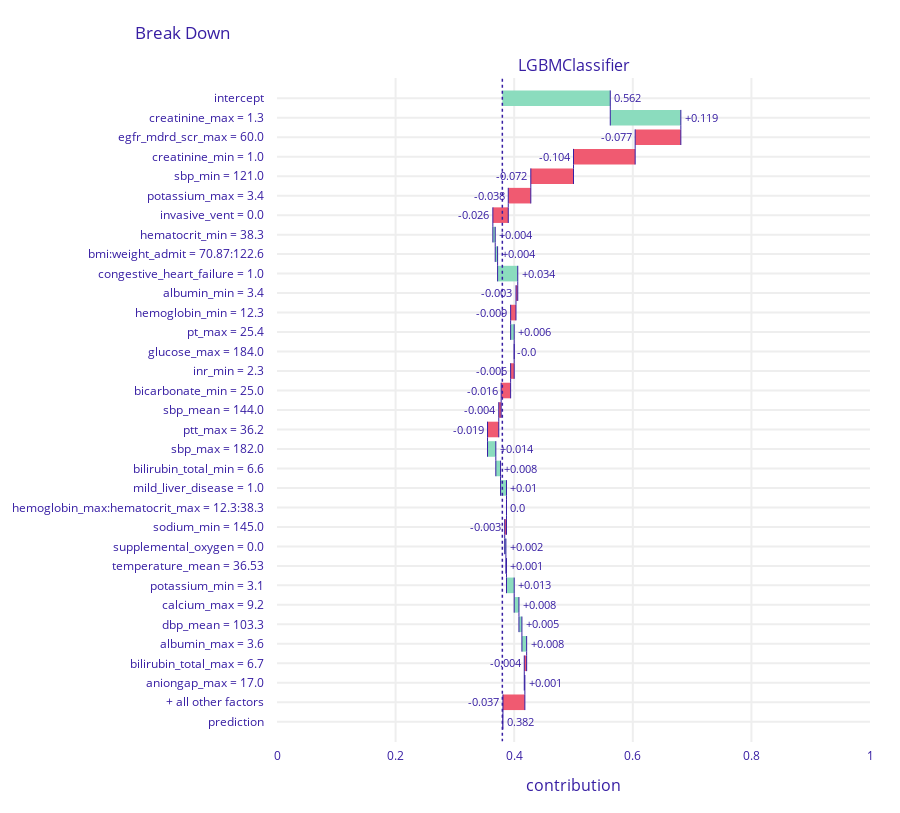
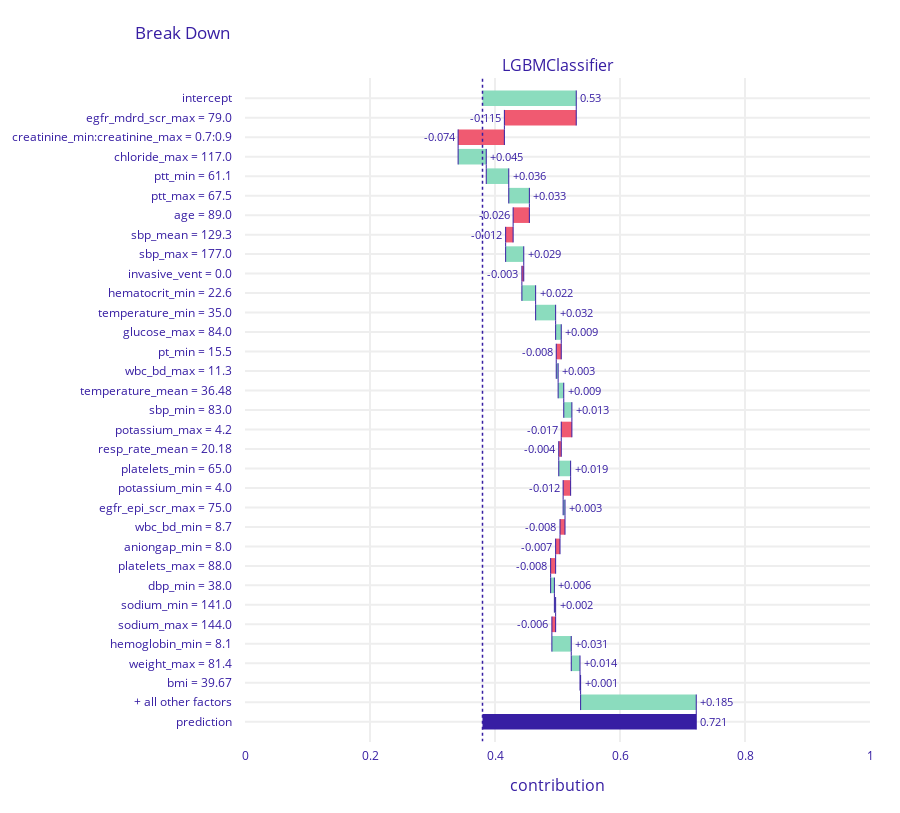
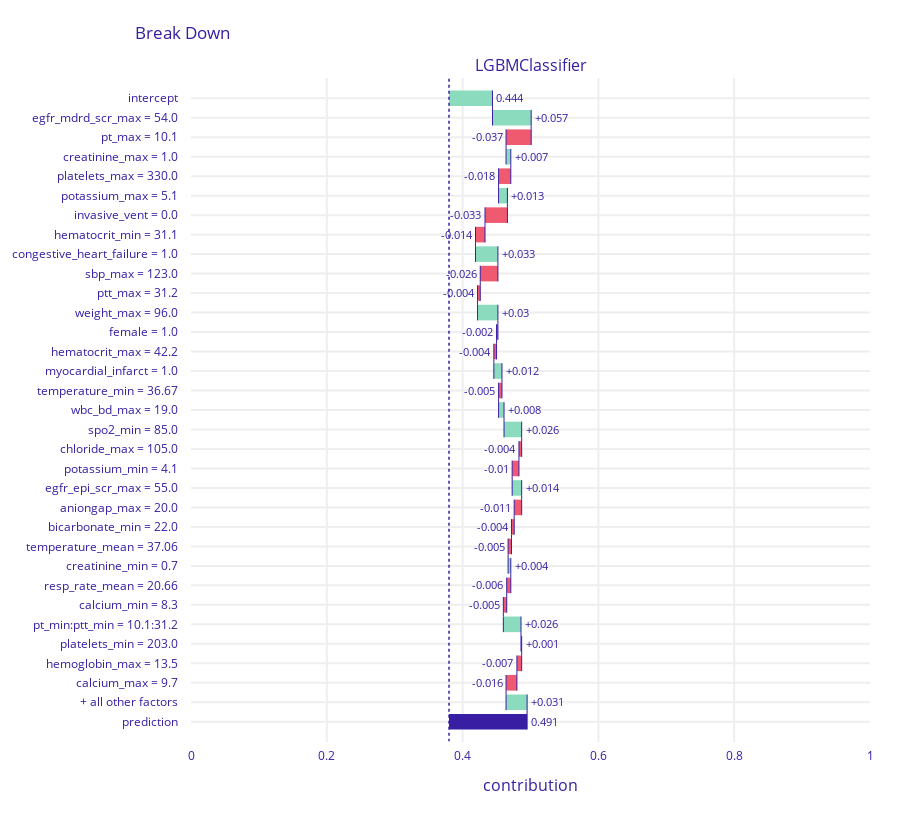
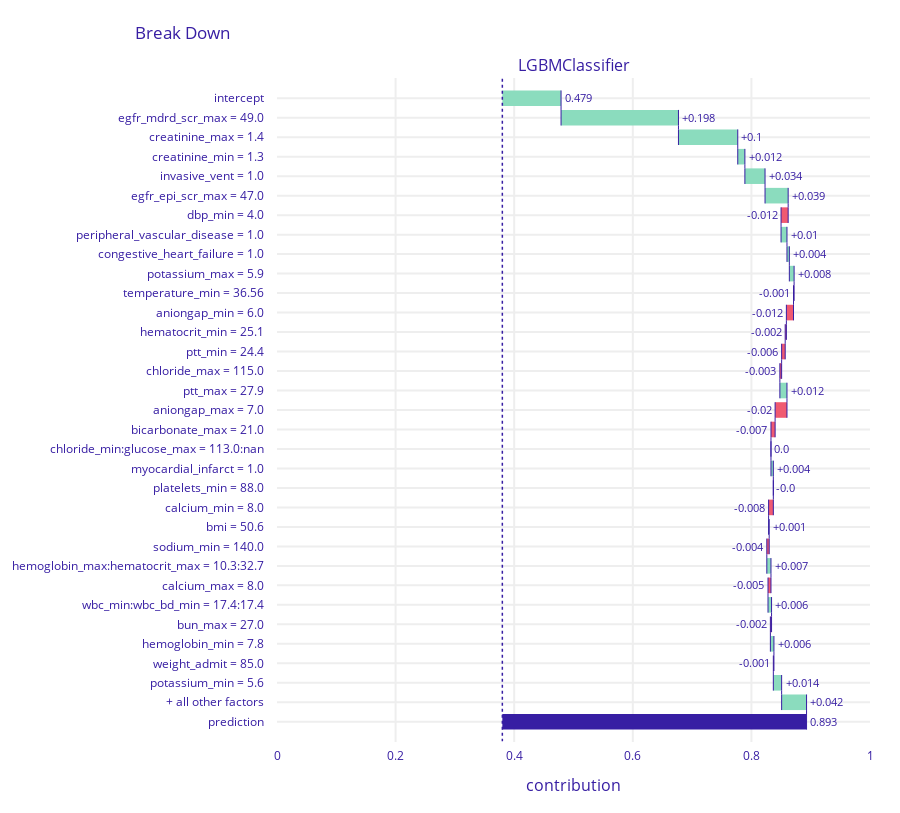

Source (notebook cell) for these figures, in order:
### Markdown cell above
## Break-down plot using Dalex

### Code cell
import random
random.seed(42)
rand_list = random.sample(range(0, df_FP.shape[0]), 10)

clf_threshold = 0.38
import dalex as dx

# error_df = {"df_TN":df_TN, "df_FP":df_FP, "df_TP":df_TP, "df_FN":df_FN}
error_df = {"df_FP":df_FP}

for k,df in error_df.items():
    df_shap = df.drop(['y_pred','y_actual','error_category'], axis=1)

    for row_number in rand_list:
        print("Using DALEX on false positive instance with row number: "+str(row_number))
        exp.predict_parts(df_shap.iloc[[row_number]], N=100).plot(min_max=[0,1], max_vars=30, baseline=clf_threshold)

### Figure 1 — Plotly figure (JSON) as saved in the notebook; plotly's stock layout.template omitted (floating-point values rounded to 4 significant figures)
{"data": [{"base": 0.38, "connector": {"line": {"color": "#371ea3", "dash": "solid", "width": 1}, "mode": "spanning"}, "decreasing": {"marker": {"color": "#f05a71"}}, "hoverinfo": "text+delta", "hoverlabel": {"bgcolor": "rgba(0,0,0,0.8)"}, "hovertext": ["Average response: 0.562<br>Prediction: 0.382", "creatinine_max = 1.3<br>increases average response by", "egfr_mdrd_scr_max = 60.0<br>decreases average response by", "creatinine_min = 1.0<br>decreases average response by", "sbp_min = 121.0<br>decreases average response by", "potassium_max = 3.4<br>decreases average response by", "invasive_vent = 0.0<br>decreases average response by", "hematocrit_min = 38.3<br>increases average response by", "bmi:weight_admit = 70.87:122.6<br>increases average response by", "congestive_heart_failure = 1.0<br>increases average response by", "albumin_min = 3.4<br>decreases average response by", "hemoglobin_min = 12.3<br>decreases average response by", "pt_max = 25.4<br>increases average response by", "glucose_max = 184.0<br>decreases average response by", "inr_min = 2.3<br>decreases average response by", "bicarbonate_min = 25.0<br>decreases average response by", "sbp_mean = 144.0<br>decreases average response by", "ptt_max = 36.2<br>decreases average response by", "sbp_max = 182.0<br>increases average response by", "bilirubin_total_min = 6.6<br>increases average response by", "mild_liver_disease = 1.0<br>increases average response by", "hemoglobin_max:hematocrit_max = 12.3:38.3<br>decreases average response by", "sodium_min = 145.0<br>decreases average response by", "supplemental_oxygen = 0.0<br>increases average response by", "temperature_mean = 36.53<br>increases average response by", "potassium_min = 3.1<br>increases average response by", "calcium_max = 9.2<br>increases average response by", "dbp_mean = 103.3<br>increases average response by", "albumin_max = 3.6<br>increases average response by", "bilirubin_total_max = 6.7<br>decreases average response by", "aniongap_max = 17.0<br>increases average response by", "+ all other factors<br>decreases average response by", "Average response: 0.562<br>Prediction: 0.382"], "increasing": {"marker": {"color": "#8bdcbe"}}, "measure": ["relative", "relative", "relative", "relative", "relative", "relative", "relative", "relative", "relative", "relative", "relative", "relative", "relative", "relative", "relative", "relative", "relative", "relative", "relative", "relative", "relative", "relative", "relative", "relative", "relative", "relative", "relative", "relative", "relative", "relative", "relative", "relative", "total"], "orientation": "h", "showlegend": false, "text": ["0.562", "+0.119", "-0.077", "-0.104", "-0.072", "-0.038", "-0.026", "+0.004", "+0.004", "+0.034", "-0.003", "-0.009", "+0.006", "-0.0", "-0.006", "-0.016", "-0.004", "-0.019", "+0.014", "+0.008", "+0.01", "0.0", "-0.003", "+0.002", "+0.001", "+0.013", "+0.008", "+0.005", "+0.008", "-0.004", "+0.001", "-0.037", "0.382"], "textposition": "outside", "totals": {"marker": {"color": "#371ea3"}}, "type": "waterfall", "x": [0.182, 0.119, -0.077, -0.104, -0.072, -0.038, -0.026, 0.004, 0.004, 0.034, -0.003, -0.009, 0.006, 0, -0.006, -0.016, -0.004, -0.019, 0.014, 0.008, 0.01, 0, -0.003, 0.002, 0.001, 0.013, 0.008, 0.005, 0.008, -0.004, 0.001, -0.037, 0.002], "xaxis": "x", "y": ["intercept", "creatinine_max = 1.3", "egfr_mdrd_scr_max = 60.0", "creatinine_min = 1.0", "sbp_min = 121.0", "potassium_max = 3.4", "invasive_vent = 0.0", "hematocrit_min = 38.3", "bmi:weight_admit = 70.87:122.6", "congestive_heart_failure = 1.0", "albumin_min = 3.4", "hemoglobin_min = 12.3", "pt_max = 25.4", "glucose_max = 184.0", "inr_min = 2.3", "bicarbonate_min = 25.0", "sbp_mean = 144.0", "ptt_max = 36.2", "sbp_max = 182.0", "bilirubin_total_min = 6.6", "mild_liver_disease = 1.0", "hemoglobin_max:hematocrit_max = 12.3:38.3", "sodium_min = 145.0", "supplemental_oxygen = 0.0", "temperature_mean = 36.53", "potassium_min = 3.1", "calcium_max = 9.2", "dbp_mean = 103.3", "albumin_max = 3.6", "bilirubin_total_max = 6.7", "aniongap_max = 17.0", "+ all other factors", "prediction"], "yaxis": "y"}], "layout": {"annotations": [{"font": {"size": 16}, "showarrow": false, "text": "LGBMClassifier", "x": 0.5, "xanchor": "center", "xref": "paper", "y": 1, "yanchor": "bottom", "yref": "paper"}, {"font": {"size": 16}, "showarrow": false, "text": "contribution", "x": 0.5, "xanchor": "center", "xref": "paper", "y": 0, "yanchor": "top", "yref": "paper", "yshift": -30}], "font": {"color": "#371ea3"}, "height": 813, "margin": {"b": 71, "r": 30, "t": 78}, "shapes": [{"line": {"color": "#371ea3", "dash": "dot", "width": 1.5}, "type": "line", "x0": 0.38, "x1": 0.38, "xref": "x", "y0": -1, "y1": 33, "yref": "y"}], "title": {"text": "Break Down", "x": 0.15}, "xaxis": {"anchor": "y", "automargin": true, "domain": [0, 1], "fixedrange": true, "gridwidth": 2, "range": [0, 1], "tickcolor": "white", "ticklen": 3, "ticks": "outside", "type": "linear", "zeroline": false}, "yaxis": {"anchor": "x", "automargin": true, "autorange": "reversed", "domain": [0, 1], "fixedrange": true, "gridwidth": 2, "tickcolor": "white", "ticklen": 10, "ticks": "outside", "type": "category"}}}

### Figure 2 — Plotly figure (JSON) as saved in the notebook; plotly's stock layout.template omitted (floating-point values rounded to 4 significant figures)
{"data": [{"base": 0.38, "connector": {"line": {"color": "#371ea3", "dash": "solid", "width": 1}, "mode": "spanning"}, "decreasing": {"marker": {"color": "#f05a71"}}, "hoverinfo": "text+delta", "hoverlabel": {"bgcolor": "rgba(0,0,0,0.8)"}, "hovertext": ["Average response: 0.53<br>Prediction: 0.721", "egfr_mdrd_scr_max = 79.0<br>decreases average response by", "creatinine_min:creatinine_max = 0.7:0.9<br>decreases average response by", "chloride_max = 117.0<br>increases average response by", "ptt_min = 61.1<br>increases average response by", "ptt_max = 67.5<br>increases average response by", "age = 89.0<br>decreases average response by", "sbp_mean = 129.3<br>decreases average response by", "sbp_max = 177.0<br>increases average response by", "invasive_vent = 0.0<br>decreases average response by", "hematocrit_min = 22.6<br>increases average response by", "temperature_min = 35.0<br>increases average response by", "glucose_max = 84.0<br>increases average response by", "pt_min = 15.5<br>decreases average response by", "wbc_bd_max = 11.3<br>increases average response by", "temperature_mean = 36.48<br>increases average response by", "sbp_min = 83.0<br>increases average response by", "potassium_max = 4.2<br>decreases average response by", "resp_rate_mean = 20.18<br>decreases average response by", "platelets_min = 65.0<br>increases average response by", "potassium_min = 4.0<br>decreases average response by", "egfr_epi_scr_max = 75.0<br>increases average response by", "wbc_bd_min = 8.7<br>decreases average response by", "aniongap_min = 8.0<br>decreases average response by", "platelets_max = 88.0<br>decreases average response by", "dbp_min = 38.0<br>increases average response by", "sodium_min = 141.0<br>increases average response by", "sodium_max = 144.0<br>decreases average response by", "hemoglobin_min = 8.1<br>increases average response by", "weight_max = 81.4<br>increases average response by", "bmi = 39.67<br>increases average response by", "+ all other factors<br>increases average response by", "Average response: 0.53<br>Prediction: 0.721"], "increasing": {"marker": {"color": "#8bdcbe"}}, "measure": ["relative", "relative", "relative", "relative", "relative", "relative", "relative", "relative", "relative", "relative", "relative", "relative", "relative", "relative", "relative", "relative", "relative", "relative", "relative", "relative", "relative", "relative", "relative", "relative", "relative", "relative", "relative", "relative", "relative", "relative", "relative", "relative", "total"], "orientation": "h", "showlegend": false, "text": ["0.53", "-0.115", "-0.074", "+0.045", "+0.036", "+0.033", "-0.026", "-0.012", "+0.029", "-0.003", "+0.022", "+0.032", "+0.009", "-0.008", "+0.003", "+0.009", "+0.013", "-0.017", "-0.004", "+0.019", "-0.012", "+0.003", "-0.008", "-0.007", "-0.008", "+0.006", "+0.002", "-0.006", "+0.031", "+0.014", "+0.001", "+0.185", "0.721"], "textposition": "outside", "totals": {"marker": {"color": "#371ea3"}}, "type": "waterfall", "x": [0.15, -0.115, -0.074, 0.045, 0.036, 0.033, -0.026, -0.012, 0.029, -0.003, 0.022, 0.032, 0.009, -0.008, 0.003, 0.009, 0.013, -0.017, -0.004, 0.019, -0.012, 0.003, -0.008, -0.007, -0.008, 0.006, 0.002, -0.006, 0.031, 0.014, 0.001, 0.185, 0.341], "xaxis": "x", "y": ["intercept", "egfr_mdrd_scr_max = 79.0", "creatinine_min:creatinine_max = 0.7:0.9", "chloride_max = 117.0", "ptt_min = 61.1", "ptt_max = 67.5", "age = 89.0", "sbp_mean = 129.3", "sbp_max = 177.0", "invasive_vent = 0.0", "hematocrit_min = 22.6", "temperature_min = 35.0", "glucose_max = 84.0", "pt_min = 15.5", "wbc_bd_max = 11.3", "temperature_mean = 36.48", "sbp_min = 83.0", "potassium_max = 4.2", "resp_rate_mean = 20.18", "platelets_min = 65.0", "potassium_min = 4.0", "egfr_epi_scr_max = 75.0", "wbc_bd_min = 8.7", "aniongap_min = 8.0", "platelets_max = 88.0", "dbp_min = 38.0", "sodium_min = 141.0", "sodium_max = 144.0", "hemoglobin_min = 8.1", "weight_max = 81.4", "bmi = 39.67", "+ all other factors", "prediction"], "yaxis": "y"}], "layout": {"annotations": [{"font": {"size": 16}, "showarrow": false, "text": "LGBMClassifier", "x": 0.5, "xanchor": "center", "xref": "paper", "y": 1, "yanchor": "bottom", "yref": "paper"}, {"font": {"size": 16}, "showarrow": false, "text": "contribution", "x": 0.5, "xanchor": "center", "xref": "paper", "y": 0, "yanchor": "top", "yref": "paper", "yshift": -30}], "font": {"color": "#371ea3"}, "height": 813, "margin": {"b": 71, "r": 30, "t": 78}, "shapes": [{"line": {"color": "#371ea3", "dash": "dot", "width": 1.5}, "type": "line", "x0": 0.38, "x1": 0.38, "xref": "x", "y0": -1, "y1": 33, "yref": "y"}], "title": {"text": "Break Down", "x": 0.15}, "xaxis": {"anchor": "y", "automargin": true, "domain": [0, 1], "fixedrange": true, "gridwidth": 2, "range": [0, 1], "tickcolor": "white", "ticklen": 3, "ticks": "outside", "type": "linear", "zeroline": false}, "yaxis": {"anchor": "x", "automargin": true, "autorange": "reversed", "domain": [0, 1], "fixedrange": true, "gridwidth": 2, "tickcolor": "white", "ticklen": 10, "ticks": "outside", "type": "category"}}}

### Figure 3 — Plotly figure (JSON) as saved in the notebook; plotly's stock layout.template omitted (floating-point values rounded to 4 significant figures)
{"data": [{"base": 0.38, "connector": {"line": {"color": "#371ea3", "dash": "solid", "width": 1}, "mode": "spanning"}, "decreasing": {"marker": {"color": "#f05a71"}}, "hoverinfo": "text+delta", "hoverlabel": {"bgcolor": "rgba(0,0,0,0.8)"}, "hovertext": ["Average response: 0.444<br>Prediction: 0.491", "egfr_mdrd_scr_max = 54.0<br>increases average response by", "pt_max = 10.1<br>decreases average response by", "creatinine_max = 1.0<br>increases average response by", "platelets_max = 330.0<br>decreases average response by", "potassium_max = 5.1<br>increases average response by", "invasive_vent = 0.0<br>decreases average response by", "hematocrit_min = 31.1<br>decreases average response by", "congestive_heart_failure = 1.0<br>increases average response by", "sbp_max = 123.0<br>decreases average response by", "ptt_max = 31.2<br>decreases average response by", "weight_max = 96.0<br>increases average response by", "female = 1.0<br>decreases average response by", "hematocrit_max = 42.2<br>decreases average response by", "myocardial_infarct = 1.0<br>increases average response by", "temperature_min = 36.67<br>decreases average response by", "wbc_bd_max = 19.0<br>increases average response by", "spo2_min = 85.0<br>increases average response by", "chloride_max = 105.0<br>decreases average response by", "potassium_min = 4.1<br>decreases average response by", "egfr_epi_scr_max = 55.0<br>increases average response by", "aniongap_max = 20.0<br>decreases average response by", "bicarbonate_min = 22.0<br>decreases average response by", "temperature_mean = 37.06<br>decreases average response by", "creatinine_min = 0.7<br>increases average response by", "resp_rate_mean = 20.66<br>decreases average response by", "calcium_min = 8.3<br>decreases average response by", "pt_min:ptt_min = 10.1:31.2<br>increases average response by", "platelets_min = 203.0<br>increases average response by", "hemoglobin_max = 13.5<br>decreases average response by", "calcium_max = 9.7<br>decreases average response by", "+ all other factors<br>increases average response by", "Average response: 0.444<br>Prediction: 0.491"], "increasing": {"marker": {"color": "#8bdcbe"}}, "measure": ["relative", "relative", "relative", "relative", "relative", "relative", "relative", "relative", "relative", "relative", "relative", "relative", "relative", "relative", "relative", "relative", "relative", "relative", "relative", "relative", "relative", "relative", "relative", "relative", "relative", "relative", "relative", "relative", "relative", "relative", "relative", "relative", "total"], "orientation": "h", "showlegend": false, "text": ["0.444", "+0.057", "-0.037", "+0.007", "-0.018", "+0.013", "-0.033", "-0.014", "+0.033", "-0.026", "-0.004", "+0.03", "-0.002", "-0.004", "+0.012", "-0.005", "+0.008", "+0.026", "-0.004", "-0.01", "+0.014", "-0.011", "-0.004", "-0.005", "+0.004", "-0.006", "-0.005", "+0.026", "+0.001", "-0.007", "-0.016", "+0.031", "0.491"], "textposition": "outside", "totals": {"marker": {"color": "#371ea3"}}, "type": "waterfall", "x": [0.064, 0.057, -0.037, 0.007, -0.018, 0.013, -0.033, -0.014, 0.033, -0.026, -0.004, 0.03, -0.002, -0.004, 0.012, -0.005, 0.008, 0.026, -0.004, -0.01, 0.014, -0.011, -0.004, -0.005, 0.004, -0.006, -0.005, 0.026, 0.001, -0.007, -0.016, 0.031, 0.111], "xaxis": "x", "y": ["intercept", "egfr_mdrd_scr_max = 54.0", "pt_max = 10.1", "creatinine_max = 1.0", "platelets_max = 330.0", "potassium_max = 5.1", "invasive_vent = 0.0", "hematocrit_min = 31.1", "congestive_heart_failure = 1.0", "sbp_max = 123.0", "ptt_max = 31.2", "weight_max = 96.0", "female = 1.0", "hematocrit_max = 42.2", "myocardial_infarct = 1.0", "temperature_min = 36.67", "wbc_bd_max = 19.0", "spo2_min = 85.0", "chloride_max = 105.0", "potassium_min = 4.1", "egfr_epi_scr_max = 55.0", "aniongap_max = 20.0", "bicarbonate_min = 22.0", "temperature_mean = 37.06", "creatinine_min = 0.7", "resp_rate_mean = 20.66", "calcium_min = 8.3", "pt_min:ptt_min = 10.1:31.2", "platelets_min = 203.0", "hemoglobin_max = 13.5", "calcium_max = 9.7", "+ all other factors", "prediction"], "yaxis": "y"}], "layout": {"annotations": [{"font": {"size": 16}, "showarrow": false, "text": "LGBMClassifier", "x": 0.5, "xanchor": "center", "xref": "paper", "y": 1, "yanchor": "bottom", "yref": "paper"}, {"font": {"size": 16}, "showarrow": false, "text": "contribution", "x": 0.5, "xanchor": "center", "xref": "paper", "y": 0, "yanchor": "top", "yref": "paper", "yshift": -30}], "font": {"color": "#371ea3"}, "height": 813, "margin": {"b": 71, "r": 30, "t": 78}, "shapes": [{"line": {"color": "#371ea3", "dash": "dot", "width": 1.5}, "type": "line", "x0": 0.38, "x1": 0.38, "xref": "x", "y0": -1, "y1": 33, "yref": "y"}], "title": {"text": "Break Down", "x": 0.15}, "xaxis": {"anchor": "y", "automargin": true, "domain": [0, 1], "fixedrange": true, "gridwidth": 2, "range": [0, 1], "tickcolor": "white", "ticklen": 3, "ticks": "outside", "type": "linear", "zeroline": false}, "yaxis": {"anchor": "x", "automargin": true, "autorange": "reversed", "domain": [0, 1], "fixedrange": true, "gridwidth": 2, "tickcolor": "white", "ticklen": 10, "ticks": "outside", "type": "category"}}}

### Figure 4 — Plotly figure (JSON) as saved in the notebook; plotly's stock layout.template omitted (floating-point values rounded to 4 significant figures)
{"data": [{"base": 0.38, "connector": {"line": {"color": "#371ea3", "dash": "solid", "width": 1}, "mode": "spanning"}, "decreasing": {"marker": {"color": "#f05a71"}}, "hoverinfo": "text+delta", "hoverlabel": {"bgcolor": "rgba(0,0,0,0.8)"}, "hovertext": ["Average response: 0.479<br>Prediction: 0.893", "egfr_mdrd_scr_max = 49.0<br>increases average response by", "creatinine_max = 1.4<br>increases average response by", "creatinine_min = 1.3<br>increases average response by", "invasive_vent = 1.0<br>increases average response by", "egfr_epi_scr_max = 47.0<br>increases average response by", "dbp_min = 4.0<br>decreases average response by", "peripheral_vascular_disease = 1.0<br>increases average response by", "congestive_heart_failure = 1.0<br>increases average response by", "potassium_max = 5.9<br>increases average response by", "temperature_min = 36.56<br>decreases average response by", "aniongap_min = 6.0<br>decreases average response by", "hematocrit_min = 25.1<br>decreases average response by", "ptt_min = 24.4<br>decreases average response by", "chloride_max = 115.0<br>decreases average response by", "ptt_max = 27.9<br>increases average response by", "aniongap_max = 7.0<br>decreases average response by", "bicarbonate_max = 21.0<br>decreases average response by", "chloride_min:glucose_max = 113.0:nan<br>decreases average response by", "myocardial_infarct = 1.0<br>increases average response by", "platelets_min = 88.0<br>decreases average response by", "calcium_min = 8.0<br>decreases average response by", "bmi = 50.6<br>increases average response by", "sodium_min = 140.0<br>decreases average response by", "hemoglobin_max:hematocrit_max = 10.3:32.7<br>increases average response by", "calcium_max = 8.0<br>decreases average response by", "wbc_min:wbc_bd_min = 17.4:17.4<br>increases average response by", "bun_max = 27.0<br>decreases average response by", "hemoglobin_min = 7.8<br>increases average response by", "weight_admit = 85.0<br>decreases average response by", "potassium_min = 5.6<br>increases average response by", "+ all other factors<br>increases average response by", "Average response: 0.479<br>Prediction: 0.893"], "increasing": {"marker": {"color": "#8bdcbe"}}, "measure": ["relative", "relative", "relative", "relative", "relative", "relative", "relative", "relative", "relative", "relative", "relative", "relative", "relative", "relative", "relative", "relative", "relative", "relative", "relative", "relative", "relative", "relative", "relative", "relative", "relative", "relative", "relative", "relative", "relative", "relative", "relative", "relative", "total"], "orientation": "h", "showlegend": false, "text": ["0.479", "+0.198", "+0.1", "+0.012", "+0.034", "+0.039", "-0.012", "+0.01", "+0.004", "+0.008", "-0.001", "-0.012", "-0.002", "-0.006", "-0.003", "+0.012", "-0.02", "-0.007", "0.0", "+0.004", "-0.0", "-0.008", "+0.001", "-0.004", "+0.007", "-0.005", "+0.006", "-0.002", "+0.006", "-0.001", "+0.014", "+0.042", "0.893"], "textposition": "outside", "totals": {"marker": {"color": "#371ea3"}}, "type": "waterfall", "x": [0.099, 0.198, 0.1, 0.012, 0.034, 0.039, -0.012, 0.01, 0.004, 0.008, -0.001, -0.012, -0.002, -0.006, -0.003, 0.012, -0.02, -0.007, 0, 0.004, 0, -0.008, 0.001, -0.004, 0.007, -0.005, 0.006, -0.002, 0.006, -0.001, 0.014, 0.042, 0.513], "xaxis": "x", "y": ["intercept", "egfr_mdrd_scr_max = 49.0", "creatinine_max = 1.4", "creatinine_min = 1.3", "invasive_vent = 1.0", "egfr_epi_scr_max = 47.0", "dbp_min = 4.0", "peripheral_vascular_disease = 1.0", "congestive_heart_failure = 1.0", "potassium_max = 5.9", "temperature_min = 36.56", "aniongap_min = 6.0", "hematocrit_min = 25.1", "ptt_min = 24.4", "chloride_max = 115.0", "ptt_max = 27.9", "aniongap_max = 7.0", "bicarbonate_max = 21.0", "chloride_min:glucose_max = 113.0:nan", "myocardial_infarct = 1.0", "platelets_min = 88.0", "calcium_min = 8.0", "bmi = 50.6", "sodium_min = 140.0", "hemoglobin_max:hematocrit_max = 10.3:32.7", "calcium_max = 8.0", "wbc_min:wbc_bd_min = 17.4:17.4", "bun_max = 27.0", "hemoglobin_min = 7.8", "weight_admit = 85.0", "potassium_min = 5.6", "+ all other factors", "prediction"], "yaxis": "y"}], "layout": {"annotations": [{"font": {"size": 16}, "showarrow": false, "text": "LGBMClassifier", "x": 0.5, "xanchor": "center", "xref": "paper", "y": 1, "yanchor": "bottom", "yref": "paper"}, {"font": {"size": 16}, "showarrow": false, "text": "contribution", "x": 0.5, "xanchor": "center", "xref": "paper", "y": 0, "yanchor": "top", "yref": "paper", "yshift": -30}], "font": {"color": "#371ea3"}, "height": 813, "margin": {"b": 71, "r": 30, "t": 78}, "shapes": [{"line": {"color": "#371ea3", "dash": "dot", "width": 1.5}, "type": "line", "x0": 0.38, "x1": 0.38, "xref": "x", "y0": -1, "y1": 33, "yref": "y"}], "title": {"text": "Break Down", "x": 0.15}, "xaxis": {"anchor": "y", "automargin": true, "domain": [0, 1], "fixedrange": true, "gridwidth": 2, "range": [0, 1], "tickcolor": "white", "ticklen": 3, "ticks": "outside", "type": "linear", "zeroline": false}, "yaxis": {"anchor": "x", "automargin": true, "autorange": "reversed", "domain": [0, 1], "fixedrange": true, "gridwidth": 2, "tickcolor": "white", "ticklen": 10, "ticks": "outside", "type": "category"}}}
